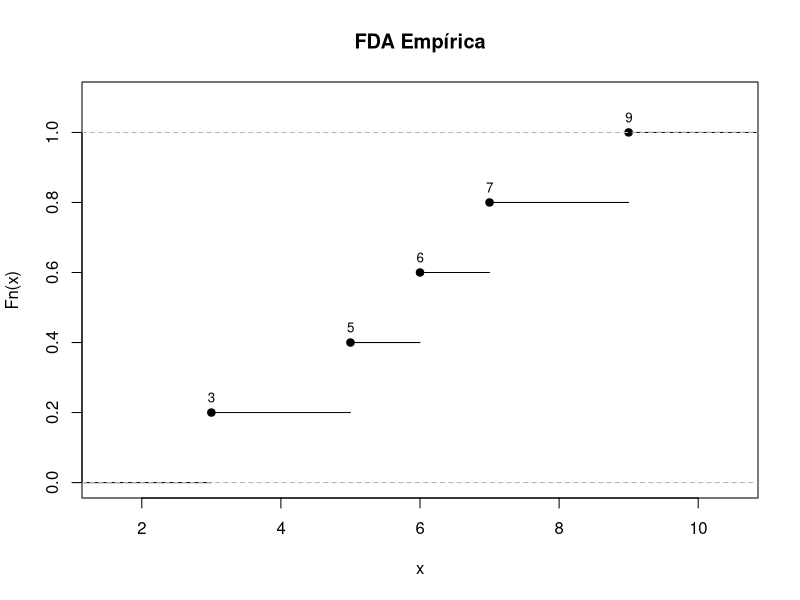
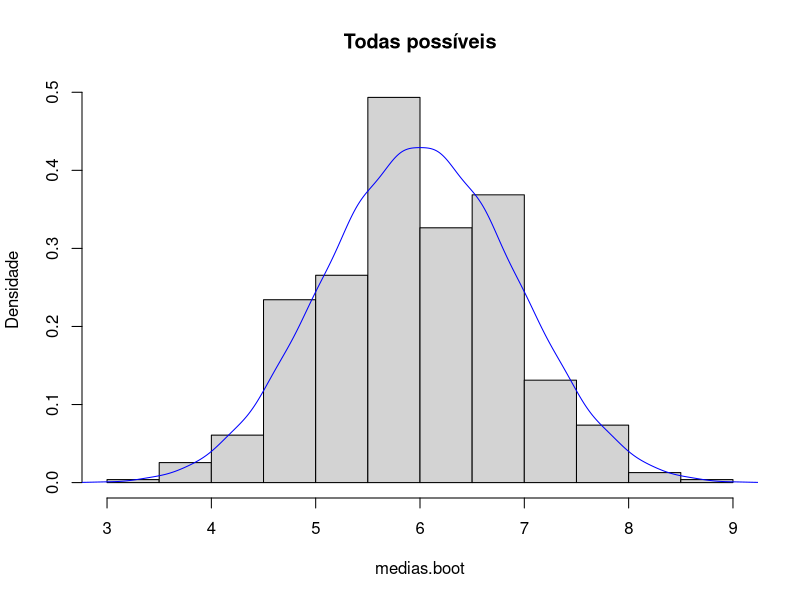
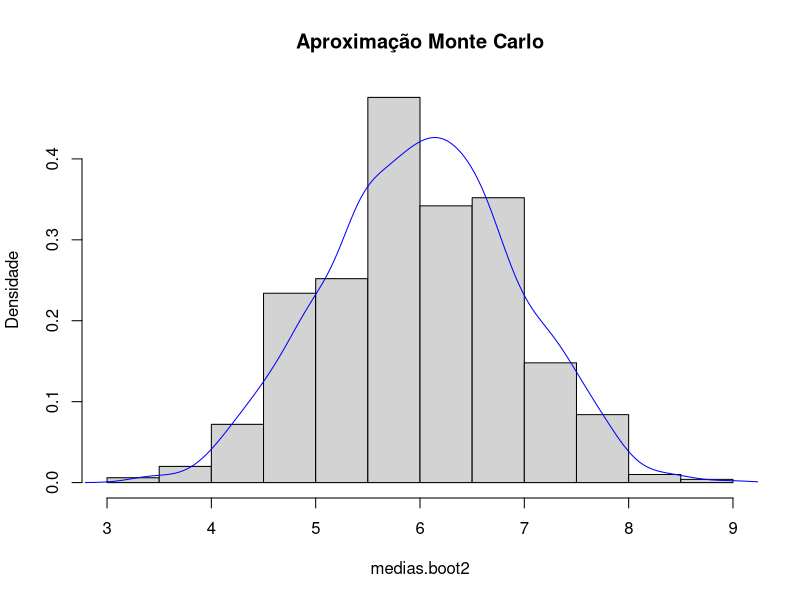

Source code (R) for these figures, in order:
## ---- chunk 1
#| label: funcao-distribuicao-empirica

# Função distribuição empírica de amostra original
original <- c(7, 5, 3, 9, 6)
Fn <- ecdf(original)
summary(Fn)
knots(Fn)

# Visualização
plot(Fn, ylim = c(0, 1.1), main = "FDA Empírica")
text(knots(Fn), 1:5/5, knots(Fn), cex = 0.8, pos = 3)
## ---- chunk 2
#| label: amostra-bootstrap-1

# Geração de amostra bootstrap
set.seed(666)
amostra.boot <- sample(original, 5, replace = TRUE)
amostra.boot
mean(amostra.boot)
## ---- chunk 3
#| label: amostra-bootstrap-2

# Geração de outra amostra bootstrap
amostra.boot <- sample(original, 5, replace = TRUE)
amostra.boot
mean(amostra.boot)
## ---- chunk 4
#| label: todas-amostras-bootstrap

library(gtools)

# Geração de todas as amostras com reposição da original
amostras.boot <- permutations(n = 5, r = 5, v = original, repeats.allowed = TRUE)
dim(amostras.boot)

medias.boot <- apply(amostras.boot, 1, mean)
mean(medias.boot)

# Histograma de todas as possíveis
hist(medias.boot, freq = FALSE, ylab = "Densidade", main = "Todas possíveis")
lines(density(medias.boot), col = "blue")
## ---- chunk 5
#| label: aproximacao-monte-carlo

# Aproximação Monte Carlo da distribuição bootstrap
medias.boot2 <- replicate(1000, mean(sample(original, 5, replace = TRUE)))
mean(medias.boot2)

hist(medias.boot2, freq = FALSE, ylab = "Densidade", main = "Aproximação Monte Carlo")
lines(density(medias.boot2), col = "blue")
